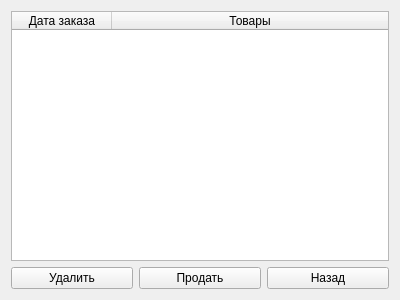
<?xml version="1.0" encoding="UTF-8"?>
<ui version="4.0">
 <class>OrderManagement</class>
 <widget class="QWidget" name="OrderManagement">
  <property name="geometry">
   <rect>
    <x>0</x>
    <y>0</y>
    <width>400</width>
    <height>300</height>
   </rect>
  </property>
  <property name="windowTitle">
   <string>Обработка заказов</string>
  </property>
  <layout class="QGridLayout" name="gridLayout">
   <item row="1" column="1">
    <widget class="QPushButton" name="sell">
     <property name="text">
      <string>Продать</string>
     </property>
    </widget>
   </item>
   <item row="1" column="0">
    <widget class="QPushButton" name="remove">
     <property name="text">
      <string>Удалить</string>
     </property>
    </widget>
   </item>
   <item row="1" column="2">
    <widget class="QPushButton" name="back">
     <property name="text">
      <string>Назад</string>
     </property>
    </widget>
   </item>
   <item row="0" column="0" colspan="3">
    <widget class="QTableWidget" name="table">
     <attribute name="horizontalHeaderStretchLastSection">
      <bool>true</bool>
     </attribute>
     <column>
      <property name="text">
       <string>Дата заказа</string>
      </property>
     </column>
     <column>
      <property name="text">
       <string>Товары</string>
      </property>
     </column>
    </widget>
   </item>
  </layout>
 </widget>
 <resources/>
 <connections/>
</ui>
